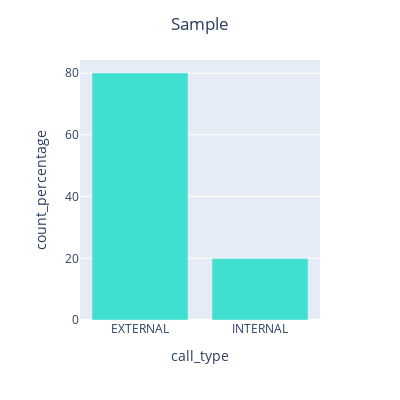

Notebook code cell kept with this figure:
### Code cell
count_percentage_plot_by_column('call_type','Sample','turquoise')

### Figure 1 — Plotly figure (JSON) as saved in the notebook; plotly's stock layout.template omitted (floating-point values rounded to 4 significant figures)
{"data": [{"alignmentgroup": "True", "hovertemplate": "call_type=%{x}<br>count_percentage=%{y}<extra></extra>", "legendgroup": "", "marker": {"color": "turquoise", "pattern": {"shape": ""}}, "name": "", "offsetgroup": "", "orientation": "v", "showlegend": false, "textposition": "auto", "type": "bar", "x": ["EXTERNAL", "INTERNAL"], "xaxis": "x", "y": [80.09, 19.91], "yaxis": "y"}], "layout": {"autosize": false, "barmode": "relative", "height": 400, "legend": {"tracegroupgap": 0}, "margin": {"t": 60}, "title": {"text": "Sample", "x": 0.5}, "width": 400, "xaxis": {"anchor": "y", "domain": [0, 1], "title": {"text": "call_type"}}, "yaxis": {"anchor": "x", "domain": [0, 1], "title": {"text": "count_percentage"}}}}
